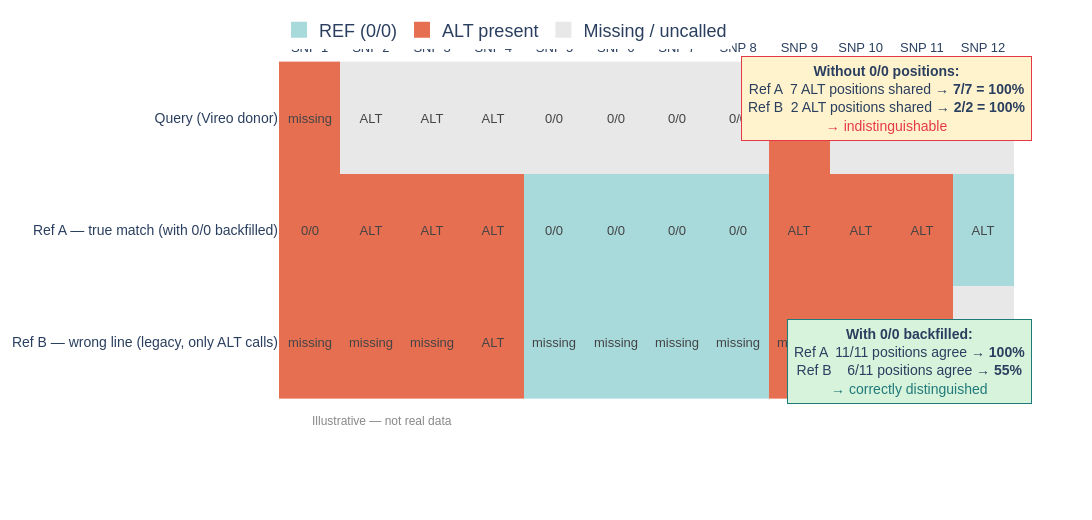

Notebook code cell kept with this figure:
### Markdown cell above
## Figure 2 — 0/0 genotype schematic (slide 5)
**Slide message:** Storing 0/0 (ref/ref) calls is essential — without them, a wrong reference with few ALTs can appear to match perfectly because only shared ALT positions enter the denominator.

### Code cell
# 12 SNP positions × 3 rows.  Values: 0=missing, 1=REF(0/0), 2=ALT present
# Design: Query has ALT at pos 1-4 and 9-11, REF at 5-8, missing at 12
# Ref A (true match, backfilled):  same profile as Query at 1-11, REF at 12
# Ref B (wrong line, legacy):       ALT only at 1 and 9, missing everywhere else

# WITHOUT 0/0 (only ALT positions in Ref B): Ref B ALTs={1,9} -> Q=ALT at both -> 2/2=100%
#   Ref A ALTs={1-4,9-11} -> Q=ALT at all 7 -> 7/7=100%  => INDISTINGUISHABLE
# WITH 0/0 (Ref A backfilled, Ref B also backfilled):
#   Ref A: shared=1-11 (12 missing in both) -> 11/11=100%
#   Ref B backfilled: pos1=A/A✓, pos2-4=A/0 3 mismatches, pos5-8=0/0 4 matches,
#                     pos9=A/A✓, pos10-11=A/0 2 mismatches -> 6/11=55%

MISS, REF, ALT = 0, 1, 2

positions = list(range(1, 13))
rows = {
    'Query\n(Vireo donor)':         [ALT, ALT, ALT, ALT, REF, REF, REF, REF, ALT, ALT, ALT, MISS],
    'Ref A — true match\n(with 0/0 backfilled)':  [ALT, ALT, ALT, ALT, REF, REF, REF, REF, ALT, ALT, ALT, REF],
    'Ref B — wrong line\n(legacy, only ALT calls)': [ALT, MISS, MISS, MISS, MISS, MISS, MISS, MISS, ALT, MISS, MISS, MISS],
}
row_labels = list(rows.keys())
mat = np.array([rows[r] for r in row_labels], dtype=float)
mat_display = mat.copy()

# Color text for annotations
val_text = {
    MISS: 'missing',
    REF:  '0/0',
    ALT:  'ALT',
}
text = [[val_text[int(v)] for v in row] for row in mat]

# Custom colorscale: white=missing, teal=REF, orange=ALT
colorscale = [
    [0.0,  '#E8E8E8'],   # missing
    [0.49, '#E8E8E8'],
    [0.50, '#A8DADC'],   # REF (0/0)
    [0.74, '#A8DADC'],
    [0.75, '#E76F51'],   # ALT
    [1.0,  '#E76F51'],
]

fig2 = go.Figure(go.Heatmap(
    z=mat_display,
    x=[f'SNP {p}' for p in positions],
    y=row_labels[::-1],
    colorscale=colorscale,
    zmin=0, zmax=2,
    text=[t[::-1] for t in text][::-1],
    texttemplate='%{text}',
    textfont=dict(size=13),
    showscale=False,
    hovertemplate='%{y}  SNP %{x}<br>%{text}<extra></extra>',
))

# Concordance annotation boxes
annots = [
    # Without 0/0
    dict(x=11.8, y=2.55,
         text='<b>Without 0/0 positions:</b><br>'
              'Ref A  7 ALT positions shared → <b>7/7 = 100%</b><br>'
              'Ref B  2 ALT positions shared → <b>2/2 = 100%</b><br>'
              '<span style="color:#E63946">→ indistinguishable</span>',
         showarrow=False, xanchor='right', yanchor='top',
         font=dict(size=14), bgcolor='#FFF3CD', bordercolor='#E63946',
         borderwidth=1, borderpad=6),
    # With 0/0
    dict(x=11.8, y=-0.55,
         text='<b>With 0/0 backfilled:</b><br>'
              'Ref A  11/11 positions agree → <b>100%</b><br>'
              'Ref B    6/11 positions agree → <b>55%</b><br>'
              '<span style="color:#1F7A7A">→ correctly distinguished</span>',
         showarrow=False, xanchor='right', yanchor='bottom',
         font=dict(size=14), bgcolor='#D8F3DC', bordercolor='#1F7A7A',
         borderwidth=1, borderpad=6),
    # Illustrative label
    dict(x=0, y=-0.7,
         text='Illustrative — not real data',
         showarrow=False, xanchor='left',
         font=dict(size=12, color='#888888')),
]

# Legend items as invisible scatter
for lbl, color in [('REF (0/0)', '#A8DADC'), ('ALT present', '#E76F51'), ('Missing / uncalled', '#E8E8E8')]:
    fig2.add_trace(go.Scatter(
        x=[None], y=[None], mode='markers',
        marker=dict(size=16, color=color, symbol='square'),
        name=lbl, showlegend=True,
    ))

_style(fig2, showlegend=True)
fig2.update_layout(
    annotations=annots,
    legend=dict(orientation='h', yanchor='bottom', y=1.02, xanchor='left', x=0),
)
fig2.update_xaxes(showgrid=False, side='top', tickfont=dict(size=13))
fig2.update_yaxes(showgrid=False, tickfont=dict(size=14))
save(fig2, 'fig2_zero_zero_schematic', w=1400, h=520)

### Figure 1 — Plotly figure (JSON) as saved in the notebook; plotly's stock layout.template omitted (floating-point values rounded to 4 significant figures)
{"data": [{"colorscale": [[0.0, "#E8E8E8"], [0.49, "#E8E8E8"], [0.5, "#A8DADC"], [0.74, "#A8DADC"], [0.75, "#E76F51"], [1.0, "#E76F51"]], "hovertemplate": "%{y}  SNP %{x}<br>%{text}<extra></extra>", "showscale": false, "text": [["missing", "missing", "missing", "ALT", "missing", "missing", "missing", "missing", "missing", "missing", "missing", "ALT"], ["0/0", "ALT", "ALT", "ALT", "0/0", "0/0", "0/0", "0/0", "ALT", "ALT", "ALT", "ALT"], ["missing", "ALT", "ALT", "ALT", "0/0", "0/0", "0/0", "0/0", "ALT", "ALT", "ALT", "ALT"]], "textfont": {"size": 13}, "texttemplate": "%{text}", "type": "heatmap", "x": ["SNP 1", "SNP 2", "SNP 3", "SNP 4", "SNP 5", "SNP 6", "SNP 7", "SNP 8", "SNP 9", "SNP 10", "SNP 11", "SNP 12"], "y": ["Ref B — wrong line\n(legacy, only ALT calls)", "Ref A — true match\n(with 0/0 backfilled)", "Query\n(Vireo donor)"], "z": [[2.0, 2.0, 2.0, 2.0, 1.0, 1.0, 1.0, 1.0, 2.0, 2.0, 2.0, 0.0], [2.0, 2.0, 2.0, 2.0, 1.0, 1.0, 1.0, 1.0, 2.0, 2.0, 2.0, 1.0], [2.0, 0.0, 0.0, 0.0, 0.0, 0.0, 0.0, 0.0, 2.0, 0.0, 0.0, 0.0]], "zmax": 2, "zmin": 0}, {"marker": {"color": "#A8DADC", "size": 16, "symbol": "square"}, "mode": "markers", "name": "REF (0/0)", "showlegend": true, "type": "scatter", "x": [null], "y": [null]}, {"marker": {"color": "#E76F51", "size": 16, "symbol": "square"}, "mode": "markers", "name": "ALT present", "showlegend": true, "type": "scatter", "x": [null], "y": [null]}, {"marker": {"color": "#E8E8E8", "size": 16, "symbol": "square"}, "mode": "markers", "name": "Missing / uncalled", "showlegend": true, "type": "scatter", "x": [null], "y": [null]}], "layout": {"annotations": [{"bgcolor": "#FFF3CD", "bordercolor": "#E63946", "borderpad": 6, "borderwidth": 1, "font": {"size": 14}, "showarrow": false, "text": "<b>Without 0/0 positions:</b><br>Ref A  7 ALT positions shared → <b>7/7 = 100%</b><br>Ref B  2 ALT positions shared → <b>2/2 = 100%</b><br><span style=\"color:#E63946\">→ indistinguishable</span>", "x": 11.8, "xanchor": "right", "y": 2.55, "yanchor": "top"}, {"bgcolor": "#D8F3DC", "bordercolor": "#1F7A7A", "borderpad": 6, "borderwidth": 1, "font": {"size": 14}, "showarrow": false, "text": "<b>With 0/0 backfilled:</b><br>Ref A  11/11 positions agree → <b>100%</b><br>Ref B    6/11 positions agree → <b>55%</b><br><span style=\"color:#1F7A7A\">→ correctly distinguished</span>", "x": 11.8, "xanchor": "right", "y": -0.55, "yanchor": "bottom"}, {"font": {"color": "#888888", "size": 12}, "showarrow": false, "text": "Illustrative — not real data", "x": 0, "xanchor": "left", "y": -0.7}], "font": {"family": "Arial, sans-serif", "size": 18}, "height": 520, "legend": {"orientation": "h", "x": 0, "xanchor": "left", "y": 1.02, "yanchor": "bottom"}, "margin": {"b": 90, "l": 90, "r": 60, "t": 40}, "paper_bgcolor": "white", "plot_bgcolor": "white", "showlegend": true, "width": 1400, "xaxis": {"gridcolor": "#EEEEEE", "gridwidth": 1, "showgrid": false, "side": "top", "tickfont": {"size": 13}, "zeroline": false}, "yaxis": {"gridcolor": "#EEEEEE", "gridwidth": 1, "showgrid": false, "tickfont": {"size": 14}, "zeroline": false}}}
